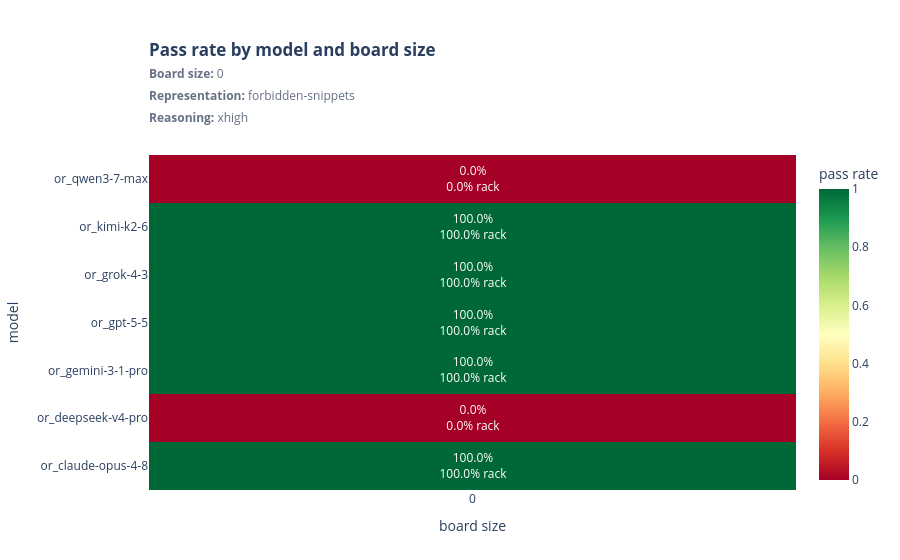

This figure's notebook cell:
### Markdown cell above
## Pass rates

### Code cell
for figure in plot_pass_rate_heatmaps(aggregate):
    display(figure)

### Figure 1 — Plotly figure (JSON) as saved in the notebook; plotly's stock layout.template omitted (floating-point values rounded to 4 significant figures)
{"data": [{"colorbar": {"title": {"text": "pass rate"}}, "colorscale": [[0, "rgb(165,0,38)"], [0.1, "rgb(215,48,39)"], [0.2, "rgb(244,109,67)"], [0.3, "rgb(253,174,97)"], [0.4, "rgb(254,224,139)"], [0.5, "rgb(255,255,191)"], [0.6, "rgb(217,239,139)"], [0.7, "rgb(166,217,106)"], [0.8, "rgb(102,189,99)"], [0.9, "rgb(26,152,80)"], [1, "rgb(0,104,55)"]], "customdata": [[1], [0], [1], [1], [1], [1], [0]], "hovertemplate": "model=%{y}<br>board size=%{x}<br>pass=%{z:.1%}<br>mean rack usage=%{customdata:.1%}<extra></extra>", "text": [["100.0%<br>100.0% rack"], ["0.0%<br>0.0% rack"], ["100.0%<br>100.0% rack"], ["100.0%<br>100.0% rack"], ["100.0%<br>100.0% rack"], ["100.0%<br>100.0% rack"], ["0.0%<br>0.0% rack"]], "texttemplate": "%{text}", "type": "heatmap", "x": ["0"], "y": ["or_claude-opus-4-8", "or_deepseek-v4-pro", "or_gemini-3-1-pro", "or_gpt-5-5", "or_grok-4-3", "or_kimi-k2-6", "or_qwen3-7-max"], "z": [[1], [0], [1], [1], [1], [1], [0]], "zmax": 1, "zmin": 0}], "layout": {"legend": {"title": {"text": ""}}, "margin": {"b": 70, "l": 70, "r": 30, "t": 155}, "title": {"text": "<b>Pass rate by model and board size</b><br><span style='font-size:12px;color:#667085'><b>Board size:</b> 0<br><b>Representation:</b> forbidden-snippets<br><b>Reasoning:</b> xhigh</span>", "x": 0, "xanchor": "left", "xref": "paper", "y": 0.9, "yanchor": "top"}, "xaxis": {"title": {"text": "board size"}}, "yaxis": {"title": {"text": "model"}}}}
